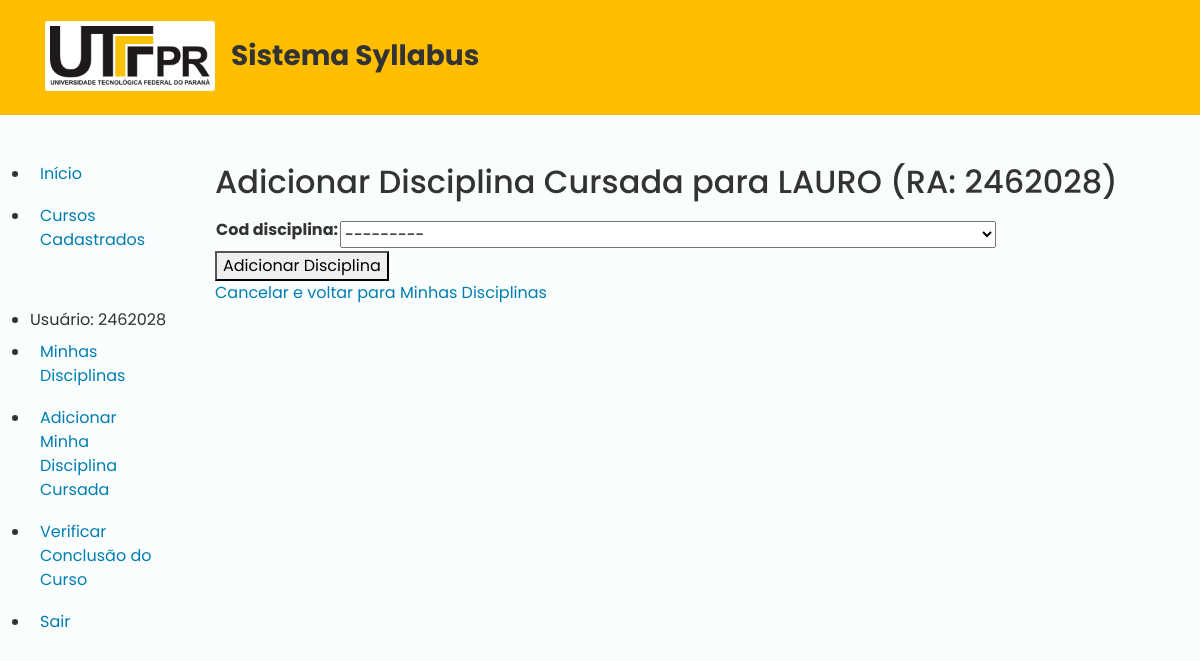
/syllabus_app/aluno/disciplinas/adicionar/ (signed in), run on the app's committed database.
### syllabus_app/models.py (models this page shows, shortened)
class Aluno(models.Model):
    user = models.OneToOneField(settings.AUTH_USER_MODEL, on_delete=models.CASCADE, null=True, blank=True)
    ra_aluno = models.IntegerField(unique=True, help_text='Digite seu RA', null=False)
    nome_aluno = models.CharField(max_length=60, help_text='Digite seu Nome')
    nome_curso = models.ForeignKey('Curso', on_delete=models.SET_NULL, null=True)
    class Meta:
        ordering = ['ra_aluno', 'nome_aluno']

class Disciplina(models.Model):
    cod_disciplina = models.CharField(max_length=10)
    nome_disciplina = models.CharField(max_length=70)
    Departamento = models.ForeignKey('Departamento', on_delete=models.SET_NULL, null=True)
    carga_horaria = models.CharField(max_length=3)
    obrigatoria = models.BooleanField()
    cod_optativa = models.ForeignKey('ConjuntoDisciplinas', on_delete=models.SET_NULL, null=True)
    periodo = models.DecimalField(max_digits=1, decimal_places=0)
    extensionista = models.BooleanField()
    class Meta:
        ordering = ['cod_disciplina', 'nome_disciplina']
    def __str__(self):
        return f'{self.cod_disciplina} - {self.nome_disciplina}'

### syllabus_app/views.py (the view, shortened to what this page needs)
# urls.py: urlpatterns += [path('aluno/disciplinas/adicionar/', views.AlunoAdicionaDisciplinaView.as_view(), name='aluno_adiciona_disciplina'),]
class AlunoAdicionaDisciplinaView(LoginRequiredMixin, CreateView):
    model = DisciplinasCursadas
    fields = ['cod_disciplina'] # Aluno só seleciona a disciplina
    template_name = 'syllabus_app/aluno_adiciona_disciplina.html'
    success_url = reverse_lazy('disciplinascursadas') # Redireciona para a lista de suas disciplinas
    def dispatch(self, request, *args, **kwargs):
        if not hasattr(request.user, 'aluno'):
            raise PermissionDenied("Você não tem permissão para adicionar disciplinas cursadas.")
        return super().dispatch(request, *args, **kwargs)
    def get_context_data(self, **kwargs):
        context = super().get_context_data(**kwargs)
        context['aluno'] = self.request.user.aluno # Passar o objeto aluno para o template
        return context

### syllabus_app/templates/syllabus_app/aluno_adiciona_disciplina.html (shortened to what this page needs)
{% extends "base_generic.html" %}
{% block content %}
  {% if aluno %}
    <h2>Adicionar Disciplina Cursada para {{ aluno.nome_aluno }} (RA: {{ aluno.ra_aluno }})</h2>
  {% else %}
    <h2>Adicionar Disciplina Cursada</h2>
  {% endif %}
  <form method="post">
    <table>
      {{ form.as_table }}
    </table>
    <button type="submit">Adicionar Disciplina</button>
  </form>
  <p><a href="{% url 'disciplinascursadas' %}">Cancelar e voltar para Minhas Disciplinas</a></p>
{% endblock %}

### syllabus_app/templates/base_generic.html (shortened to what this page needs)
<!doctype html>
<html lang="pt-BR">
  <head>
    <link
      rel="stylesheet"
      href="https://stackpath.bootstrapcdn.com/bootstrap/4.1.3/css/bootstrap.min.css"
 />
    {% load static %}
    <link href="{% static 'css/styles.css' %}" rel="stylesheet" media="screen">
  </head>
  <body>
  <header class="site-header py-3 mb-4">
    <div class="container">
      <a href="{% url 'index' %}" class="navbar-brand d-flex align-items-center">
        <img src="{% static 'images/utfpr_logo.png' %}" alt="UTFPR Logo" class="mr-3">
        <strong>Sistema Syllabus</strong>
      </a>
    </div>
  </header>
  <div class="container-fluid">
    <div class="row">
      <div class="col-sm-2">
      {% block sidebar %}
      <ul class="sidebar-nav">
        <li><a href="{% url 'index' %}">Início</a></li>
        <li><a href="{% url 'curso' %}">Cursos Cadastrados</a></li>
      </ul>
      <ul class="sidebar-nav">
       {% if user.is_authenticated %}
         <li>Usuário: {{ user.get_username }}</li>
         <li><a href="{% url 'disciplinascursadas' %}">Minhas Disciplinas</a></li>
          {% if user.aluno and user.aluno.id %}
            <li><a href="{% url 'aluno_adiciona_disciplina' %}">Adicionar Minha Disciplina Cursada</a></li>
            <li><a href="{% url 'verificar_conclusao_curso' user.aluno.id %}">Verificar Conclusão do Curso</a></li>
          {% endif %}
         <li><a href="{% url 'logout'%}?next={{request.path}}">Sair</a></li>
       {% else %}
         <li><a href="{% url 'login'%}?next={{request.path}}">Entrar</a></li>
       {% endif %}
      </ul>
    {% endblock %}
      </div>
      <div class="col-sm-10 ">
      {% block content %}{% endblock %}
      </div>
    </div>
    </div>
    </body>
    </html>

### syllabus_app/static/css/styles.css (style rules this page uses)
:root { --utfpr-header-yellow: #FFBE00; --utfpr-highlight-yellow: #fcbc00; --utfpr-link-blue: #007eb1; --utfpr-link-blue-darker: #006b96; --text-dark: #333333; --text-light: #ffffff; --bg-light-gray: #f8f9fa; }
body { font-family: 'Poppins', 'Open Sans', sans-serif; color: var(--text-dark); background-color: #FAFDFD; }
.site-header { background-color: var(--utfpr-header-yellow); border-bottom: 3px solid var(--utfpr-highlight-yellow); }
.site-header .navbar-brand { color: var(--text-dark); font-size: 1.75rem; }
.site-header .navbar-brand img { background-color: white; padding: 5px; border-radius: 3px; height: 70px; }
.sidebar-nav { padding: 15px; }
.sidebar-nav li a { color: var(--utfpr-link-blue); padding: 8px 10px; display: block; text-decoration: none; border-radius: 0.25rem; margin-bottom: 2px; }
.col-sm-10 a { color: var(--utfpr-link-blue); }
h1, h2, h3, h4, h5, h6 { color: var(--text-dark); margin-top: 1.5rem; margin-bottom: 1rem; }

### data on the page
Aluno: nome_aluno "LAURO", ra_aluno "2462028"
Disciplina: cod_disciplina "---------"

### other printed values
{{ user.get_username }} "2462028"
